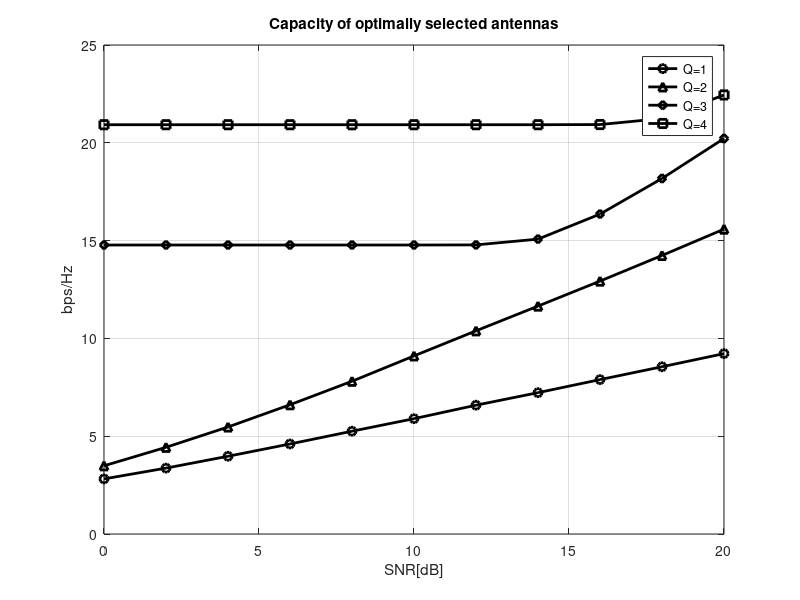

Here is the MATLAB script that generated this plot:
% MIMO_channel_cap_ant_sel_optimal.m
% Fig.12.8
clear; close all; clc;
NT=4;
NR=4;
MaxIter=1000;
I=eye(NR,NR);
sq2=sqrt(2);
gss=['-ko';'-k^';'-kd';'-ks'];
SNRdBs=0:2:20;
rng(1);
for sel_ant=1:4
    sel_capacity = zeros(1,length(SNRdBs));
    for i_SNR=1:length(SNRdBs)
        SNRdB = SNRdBs(i_SNR);
        SNR_sel_ant = 10^(SNRdB/10)/sel_ant;
        cum = 0;
        for i=1:MaxIter
            H = (randn(NR,NT)+1i*randn(NR,NT))/sq2;
            if sel_ant>NT||sel_ant<1
                error('sel_ant must be between 1 and NT!');
            else
                indices = nchoosek(1:NT,sel_ant);
            end
            for n=1:size(indices,1)
                Hn = H(:,indices(n,:));
                log_SH(n)=log2(real(det(I+SNR_sel_ant*Hn*(Hn')))); % Eq.(12.22)
            end
            cum = cum + max(log_SH);
        end
        sel_capacity(i_SNR) = cum/MaxIter;
    end
    plot(SNRdBs,sel_capacity,gss(sel_ant,:), 'LineWidth',2); hold on;
end
xlabel('SNR[dB]'), ylabel('bps/Hz'), grid on;
legend('Q=1','Q=2','Q=3','Q=4')
title('Capacity of optimally selected antennas')